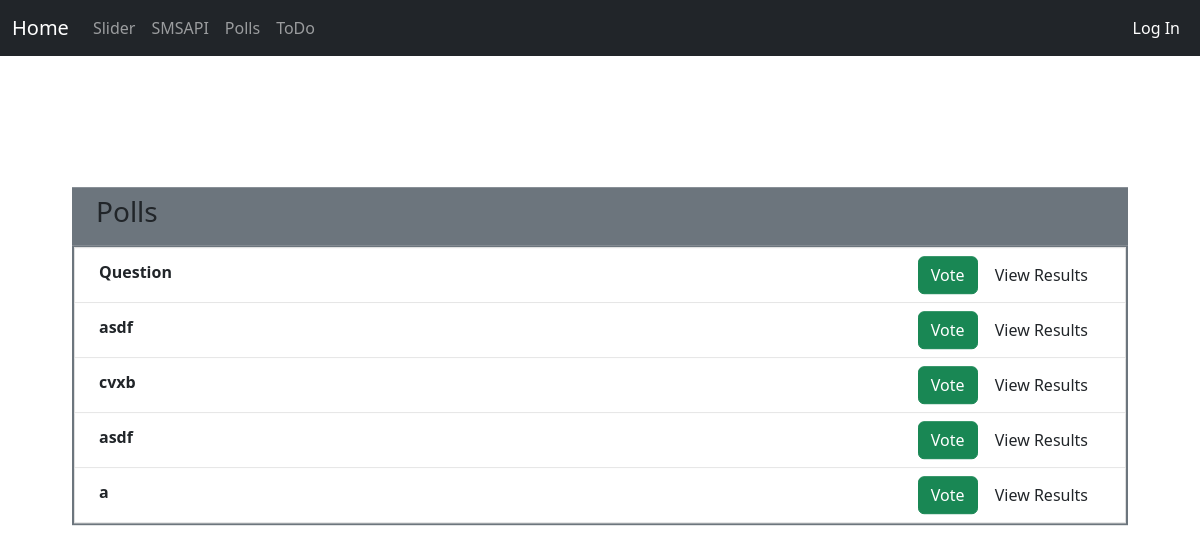
Before: /polls/ with the older database file.
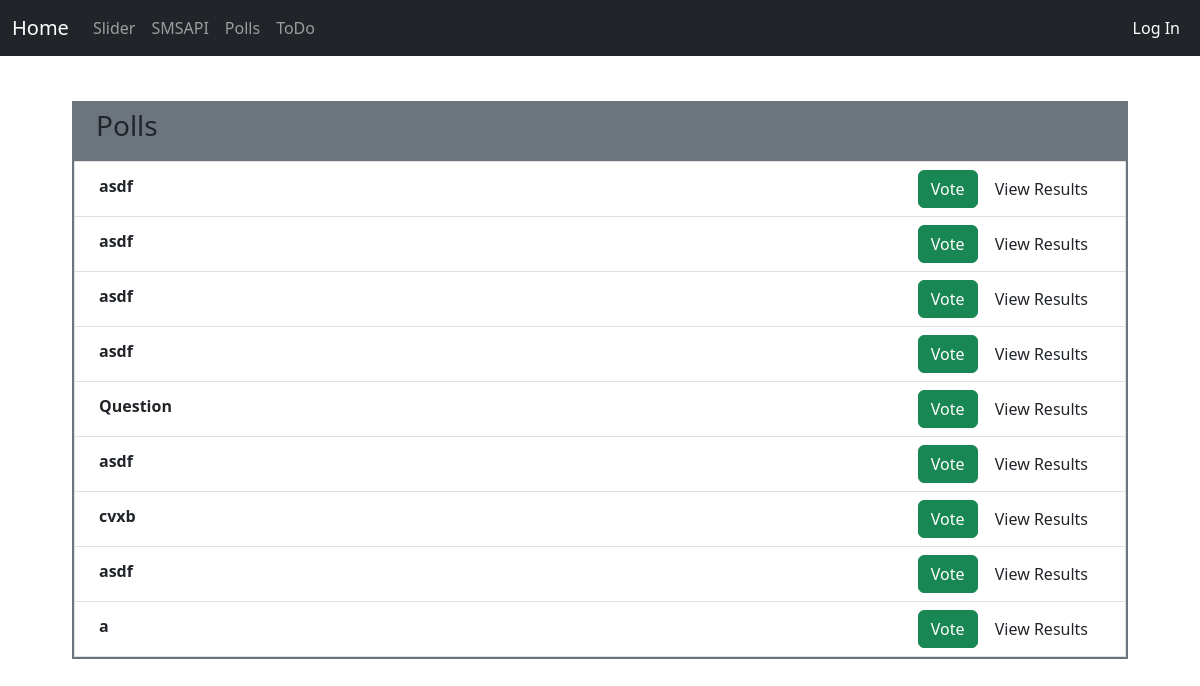
After: the same page with the newer database file.
### website/models.py (models this page shows, shortened)
class TwoOptionPoll(models.Model):
    user = models.ForeignKey(User, on_delete=models.CASCADE)
    user_votes = models.TextField(null=True)
    question = models.TextField(max_length=100)
    option_one = models.CharField(max_length=30)
    option_two = models.CharField(max_length=30)
    option_one_count = models.IntegerField(default=0)
    option_two_count = models.IntegerField(default=0)

### website/views.py (the view)
# urls.py: path('polls/', views.polls, name="polls"),
def polls(request):
    try:
        poll_object = TwoOptionPoll.objects.all()
        context ={
            'polls': poll_object,
        }
        return render(request, 'polls.html', context)
    except:
        return render(request, 'polls.html')

### templates/polls.html (shortened to what this page needs)
{% extends 'base.html' %}
{% block main %}
<div id="kontener" class="position-absolute start-50 translate-middle d-flex align-items-center flex-column gap-4 polls">
    <div class="row" style="width: 180%;">
        <div class="panel panel-default">
            <div class="panel-heading  bg-secondary p-2 px-4">
                <h3 class="panel-title">Polls</h3>
            </div>
            <ul class="list-group rounded-0 border border-2 border-secondary">
                {% for poll in polls reversed%}
                <li class="list-group-item px-4 ">
                    <div class="float-start d-flex py-1">
                    <strong>{{poll.question}}</strong>
                    </div>
                    <div class="tasks-items-wrapper d-flex justify-content-end">
                        <a href="/polls/vote/{{poll.id}}" class="btn btn-success btn-xs">Vote</a>&nbsp;
                        <a href="/polls/results/{{poll.id}}" class="btn btn-default btn-xs">View Results</a>
                    </div>
                </li>
                {% endfor %}
            </ul>
        </div>
    </div>
</div>
{% endblock %}

Changed rows visible on the page:
added TwoOptionPoll: question "asdf"
added TwoOptionPoll: question "asdf"
added TwoOptionPoll: question "asdf"
added TwoOptionPoll: question "asdf"
